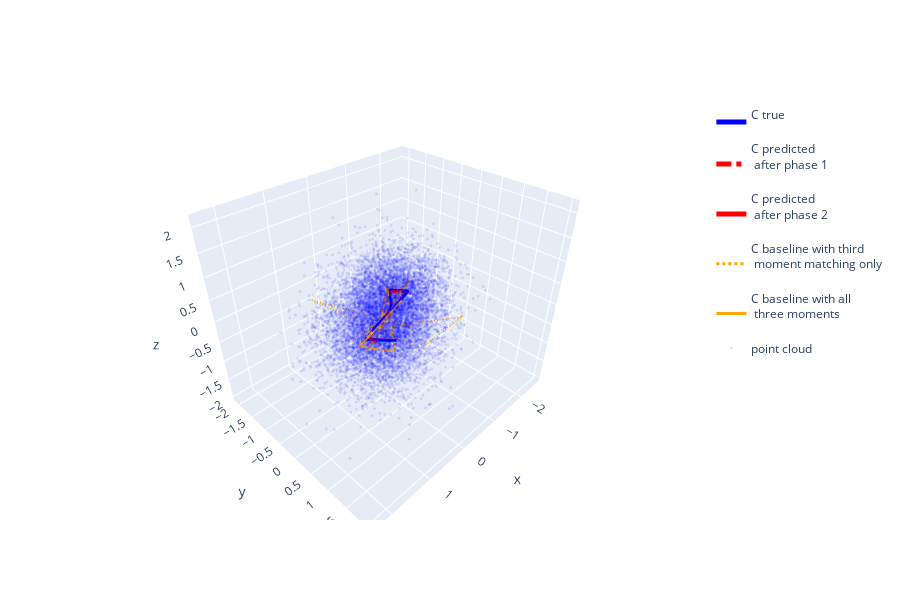

Notebook source saved alongside this figure:
### Code cell
idx0, idx1, idx2 = 0, 1, 2 # choose three random dimensions to project the data down to

fig = go.Figure(layout=dict(width=900, height=600))

fig.add_trace(go.Scatter3d(x = C[:, idx0], y = C[:, idx1], z = C[:, idx2], name = "C true <br>", mode = "lines", line = dict(color = "blue", width = 5)))
fig.add_trace(go.Scatter3d(x = Chat_subspaces[:, idx0], y = Chat_subspaces[:, idx1], z = Chat_subspaces[:, idx2], name = "C predicted <br> after phase 1 <br>", mode = "lines", line = dict(color = "red", dash = "dashdot", width = 5)))
fig.add_trace(go.Scatter3d(x = Chat[:, idx0], y = Chat[:, idx1], z = Chat[:, idx2], name = "C predicted <br> after phase 2 <br>", mode = "lines", line = dict(color = "red", width = 5)))
fig.add_trace(go.Scatter3d(x = Chat_baseline_m3[:, idx0], y = Chat_baseline_m3[:, idx1], z = Chat_baseline_m3[:, idx2], name = "C baseline with third <br> moment matching only<br>", mode = "lines", line = dict(color = "orange", dash = "dot", width = 3)))
fig.add_trace(go.Scatter3d(x = Chat_baseline_m123[:, idx0], y = Chat_baseline_m123[:, idx1], z = Chat_baseline_m123[:, idx2], name = "C baseline with all <br> three moments<br>", mode = "lines", line = dict(color = "orange", width = 3)))
if not use_true_moments:
  fig.add_trace(go.Scatter3d(x = cloud_mini[:, idx0], y = cloud_mini[:, idx1], z = cloud_mini[:, idx2], hoverinfo="skip", name = "point cloud", mode = "markers", marker = dict(color = "blue", size = 1, opacity = 0.1)))
fig.show()

### Figure 1 — Plotly figure (JSON) as saved in the notebook; plotly's stock layout.template omitted (floating-point values rounded to 4 significant figures; data arrays with more than 128 entries replaced by an {"elided": "..."} marker saying what was removed)
{"data": [{"line": {"color": "blue", "width": 5}, "mode": "lines", "name": "C true <br>", "type": "scatter3d", "x": [-0.3326, -1.017, -0.5254, -0.2373, 0.00294, 0.552, 0.7765, 0.2261, 0.5573], "y": [-0.2829, -0.3691, -0.4845, -0.09797, 0.07013, 0.2385, 0.251, 0.4942, -0.02717], "z": [-0.2665, -0.03742, 0.1525, 0.1368, 0.1206, 0.1389, -0.008938, -0.1988, -0.2531]}, {"line": {"color": "red", "dash": "dashdot", "width": 5}, "mode": "lines", "name": "C predicted <br> after phase 1 <br>", "type": "scatter3d", "x": [0.555, 0.3163, 0.7344, 0.5439, 0.05563, -0.2257, -0.5282, -0.9537, -0.5016], "y": [0.1095, 0.4028, 0.2989, 0.228, 0.07447, -0.1216, -0.4027, -0.4021, -0.3107], "z": [-0.2735, -0.1791, -0.01173, 0.1297, 0.1338, 0.1299, 0.1218, -0.04647, -0.2127]}, {"line": {"color": "red", "width": 5}, "mode": "lines", "name": "C predicted <br> after phase 2 <br>", "type": "scatter3d", "x": [0.5776, 0.2146, 0.774, 0.5609, 0.01806, -0.2663, -0.5015, -1.024, -0.3448], "y": [-0.01941, 0.4882, 0.2508, 0.2315, 0.07772, -0.126, -0.456, -0.3697, -0.2926], "z": [-0.2623, -0.1998, -0.007902, 0.1343, 0.1222, 0.1349, 0.1474, -0.05384, -0.2669]}, {"line": {"color": "orange", "dash": "dot", "width": 3}, "mode": "lines", "name": "C baseline with third <br> moment matching only<br>", "type": "scatter3d", "x": [-0.06205, 0.9026, 0.04555, -1.294, 0.7107, 0.3509, 0.701, -1.002, -0.2189], "y": [0.6099, -1.201, 0.9594, 0.8886, 0.01396, 0.02228, 0.3057, -0.7695, 0.2129], "z": [0.03893, 0.2503, -0.2237, -0.2113, 0.03179, -0.3163, 0.2368, -0.0313, -0.3]}, {"line": {"color": "orange", "width": 3}, "mode": "lines", "name": "C baseline with all <br> three moments<br>", "type": "scatter3d", "x": [0.4597, -0.555, 0.426, 0.9734, -0.4817, 0.9699, -1.293, -0.7603, 0.7863], "y": [0.2805, -0.5326, 0.6444, 0.2896, -0.03282, 0.3956, -0.611, -0.3742, 0.2628], "z": [0.09137, 0.2286, -0.2632, -0.02476, 0.1548, 0.1132, 0.009031, -0.1679, -0.2538]}, {"hoverinfo": "skip", "marker": {"color": "blue", "opacity": 0.1, "size": 1}, "mode": "markers", "name": "point cloud", "type": "scatter3d", "x": {"elided": "10000 float values"}, "y": {"elided": "10000 float values"}, "z": {"elided": "10000 float values"}}], "layout": {"height": 600, "width": 900}}
